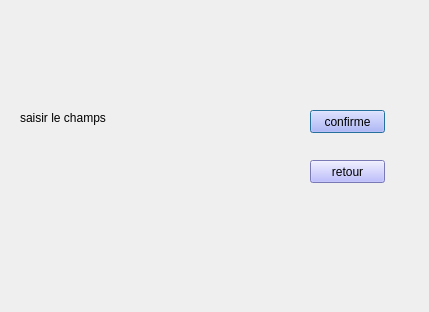
<?xml version="1.0" encoding="UTF-8"?>
<ui version="4.0">
 <class>modifier</class>
 <widget class="QDialog" name="modifier">
  <property name="geometry">
   <rect>
    <x>0</x>
    <y>0</y>
    <width>429</width>
    <height>312</height>
   </rect>
  </property>
  <property name="windowTitle">
   <string>Dialog</string>
  </property>
  <widget class="QPushButton" name="confirme">
   <property name="geometry">
    <rect>
     <x>310</x>
     <y>110</y>
     <width>75</width>
     <height>23</height>
    </rect>
   </property>
   <property name="styleSheet">
    <string notr="true">background-color: rgb(170, 170, 255);</string>
   </property>
   <property name="text">
    <string>confirme</string>
   </property>
  </widget>
  <widget class="QLabel" name="label">
   <property name="geometry">
    <rect>
     <x>20</x>
     <y>110</y>
     <width>101</width>
     <height>16</height>
    </rect>
   </property>
   <property name="text">
    <string>saisir le champs </string>
   </property>
  </widget>
  <widget class="QPushButton" name="retour2">
   <property name="geometry">
    <rect>
     <x>310</x>
     <y>160</y>
     <width>75</width>
     <height>23</height>
    </rect>
   </property>
   <property name="styleSheet">
    <string notr="true">background-color: rgb(170, 170, 255);</string>
   </property>
   <property name="text">
    <string>retour</string>
   </property>
  </widget>
 </widget>
 <resources/>
 <connections/>
</ui>
